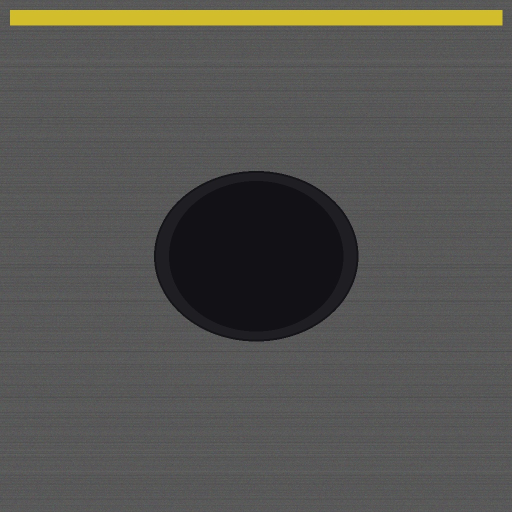
#> input picture sample_images/2_ai_generated_pothole.jpg, 1024 x 1024 px (shown at 1/2 size)
$ python -i preprocessing.py   (imports and definitions only)
#> lines starting #> are read from the running program, lines starting #| are printed output that depends on the picture
#> further down, picture is the input picture: shape (1024, 1024, 3); mean B, G, R 79.9, 83.6, 84.3
import cv2
import numpy as np
from typing import Tuple, Optional

class RoadImagePreprocessor:
    """
    Standardizes citizen-captured road imagery before model inference.
    Handles contrast variations, road glare, and sensor noise.
    """
    def __init__(
        self,
        target_size: Tuple[int, int] = (640, 640),
        apply_clahe: bool = True,
        clahe_clip_limit: float = 2.0,
        clahe_grid_size: Tuple[int, int] = (8, 8),
        apply_bilateral: bool = True
    ):
        self.target_size = target_size
        self.apply_clahe = apply_clahe
        self.apply_bilateral = apply_bilateral
        self.clahe = cv2.createCLAHE(
            clipLimit=clahe_clip_limit,
            tileGridSize=clahe_grid_size
        ) if apply_clahe else None

    def enhance_contrast(self, image: np.ndarray) -> np.ndarray:
        """Applies CLAHE on the luminance channel to reveal texture in shadowed road areas."""
        if not self.apply_clahe or self.clahe is None:
            return image
        lab = cv2.cvtColor(image, cv2.COLOR_BGR2LAB)
#> lab: shape (1024, 1024, 3); mean of channels 0, 1, 2 89.9, 127.8, 129.8
        l, a, b = cv2.split(lab)
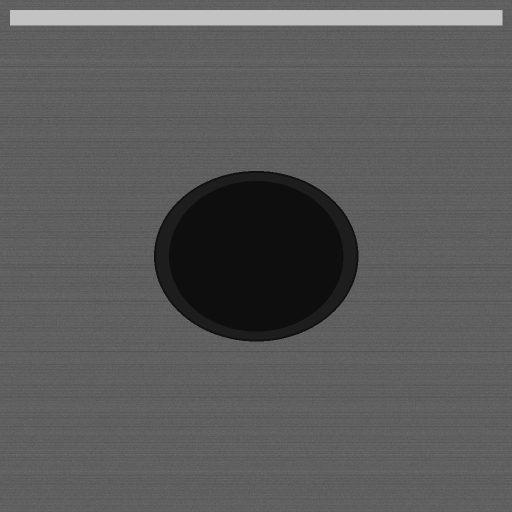
#> l: shape (1024, 1024) (shown at 1/2 size); min 9, max 201, mean 89.9
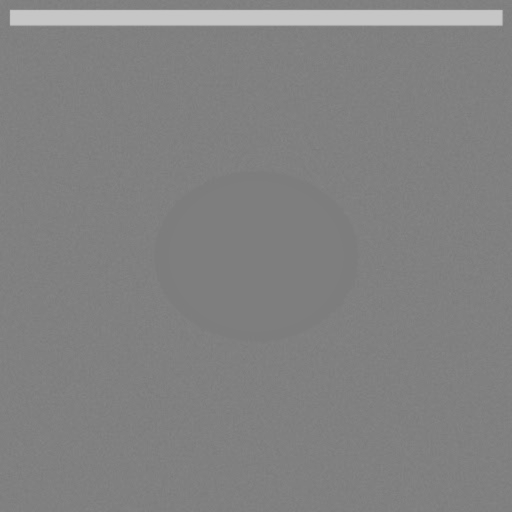
#> b: shape (1024, 1024) (shown at 1/2 size); min 120, max 200, mean 129.8
        l_enhanced = self.clahe.apply(l)
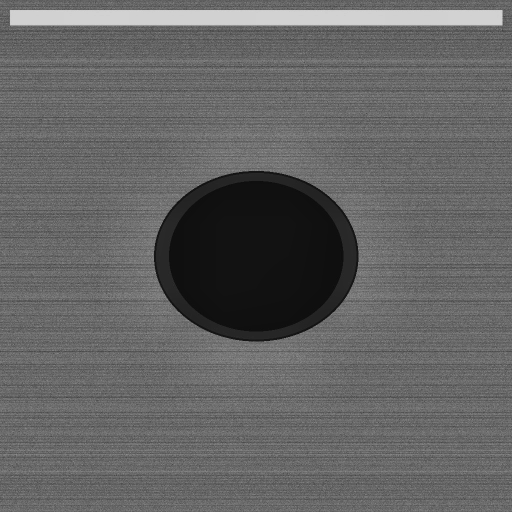
#> l_enhanced: shape (1024, 1024) (shown at 1/2 size); min 8, max 216, mean 99.7
        lab_enhanced = cv2.merge((l_enhanced, a, b))
#> lab_enhanced: shape (1024, 1024, 3); mean of channels 0, 1, 2 99.7, 127.8, 129.8
        return cv2.cvtColor(lab_enhanced, cv2.COLOR_LAB2BGR)
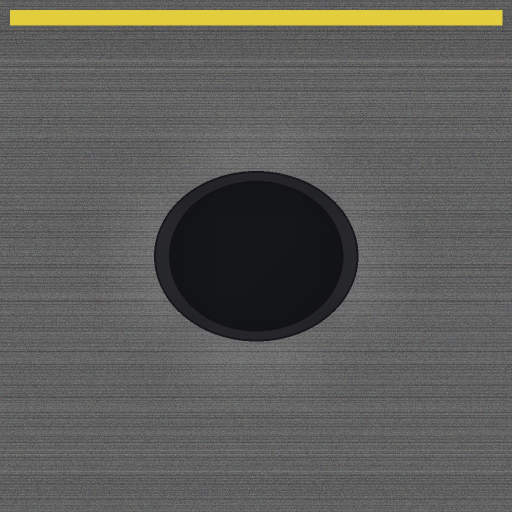
#> returned value: shape (1024, 1024, 3) (shown at 1/2 size); mean B, G, R 89.3, 93.2, 93.7

    def denoise_asphalt(self, image: np.ndarray) -> np.ndarray:
        """Smooths high-frequency asphalt noise while retaining sharp edge boundaries."""
        if not self.apply_bilateral:
            return image
        return cv2.bilateralFilter(image, d=9, sigmaColor=75, sigmaSpace=75)

    def letterbox(
        self,
        image: np.ndarray,
        new_shape: Tuple[int, int] = (640, 640),
        color: Tuple[int, int, int] = (114, 114, 114)
    ) -> Tuple[np.ndarray, float, Tuple[int, int]]:
        """
        Resizes and pads image to target size while preserving original aspect ratio.
        Returns padded image, scale ratio, and pad dimensions (dw, dh).
        """
#> called with new_shape = (640, 640), color = (114, 114, 114)
        shape = image.shape[:2] # current [height, width]
#> shape = (1024, 1024)
        if isinstance(new_shape, int):
            new_shape = (new_shape, new_shape)

        # Scale ratio (new / old)
        r = min(new_shape[0] / shape[0], new_shape[1] / shape[1])
#> r = 0.625

        # Compute padding
        new_unpad = (int(round(shape[1] * r)), int(round(shape[0] * r)))
#> new_unpad = (640, 640)
        dw, dh = new_shape[1] - new_unpad[0], new_shape[0] - new_unpad[1]
#> dw = 0; dh = 0
        dw /= 2 # divide padding into 2 sides
        dh /= 2

        if shape[::-1] != new_unpad:
            image = cv2.resize(image, new_unpad, interpolation=cv2.INTER_LINEAR)
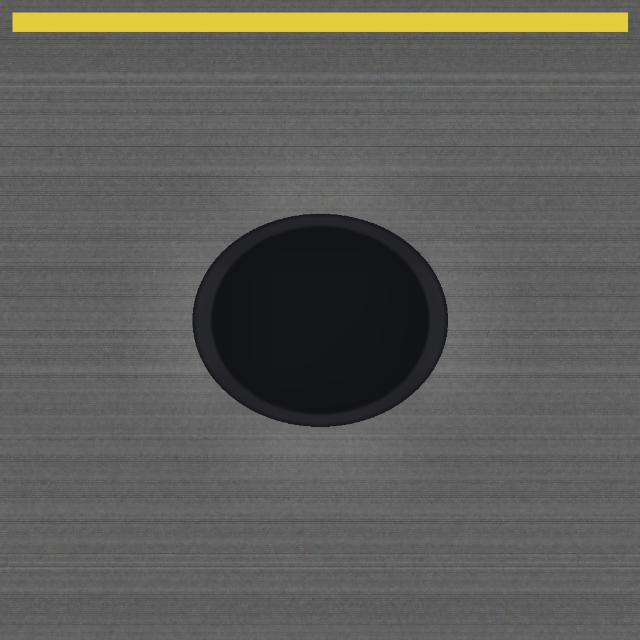
#> image: shape (640, 640, 3); mean of channels 0, 1, 2 89, 93, 93.4; drawn as B, G, R

        top, bottom = int(round(dh - 0.1)), int(round(dh + 0.1))
#> top = 0; bottom = 0
        left, right = int(round(dw - 0.1)), int(round(dw + 0.1))
#> left = 0; right = 0
        image = cv2.copyMakeBorder(
            image, top, bottom, left, right, cv2.BORDER_CONSTANT, value=color
        )
        return image, r, (dw, dh)

    def process(self, image: np.ndarray) -> Tuple[np.ndarray, np.ndarray, float, Tuple[int, int]]:
        """
        Full preprocessing pipeline.
        Returns:
            - preprocessed_display: contrast-enhanced BGR image
            - letterboxed: resized and padded tensor-ready image
            - ratio: scaling factor
            - padding: (dw, dh) padding offsets
        """
        enhanced = self.enhance_contrast(image)
        filtered = self.denoise_asphalt(enhanced)
        letterboxed, ratio, padding = self.letterbox(filtered, self.target_size)
#> ratio = 0.625; padding = (0, 0)
        return filtered, letterboxed, ratio, padding

>>> import cv2
>>> picture = cv2.imread('../sample_images/2_ai_generated_pothole.jpg')
>>> result = RoadImagePreprocessor().process(picture)

$ run again, on sample_images/3_spliced_tampered_pothole.jpg
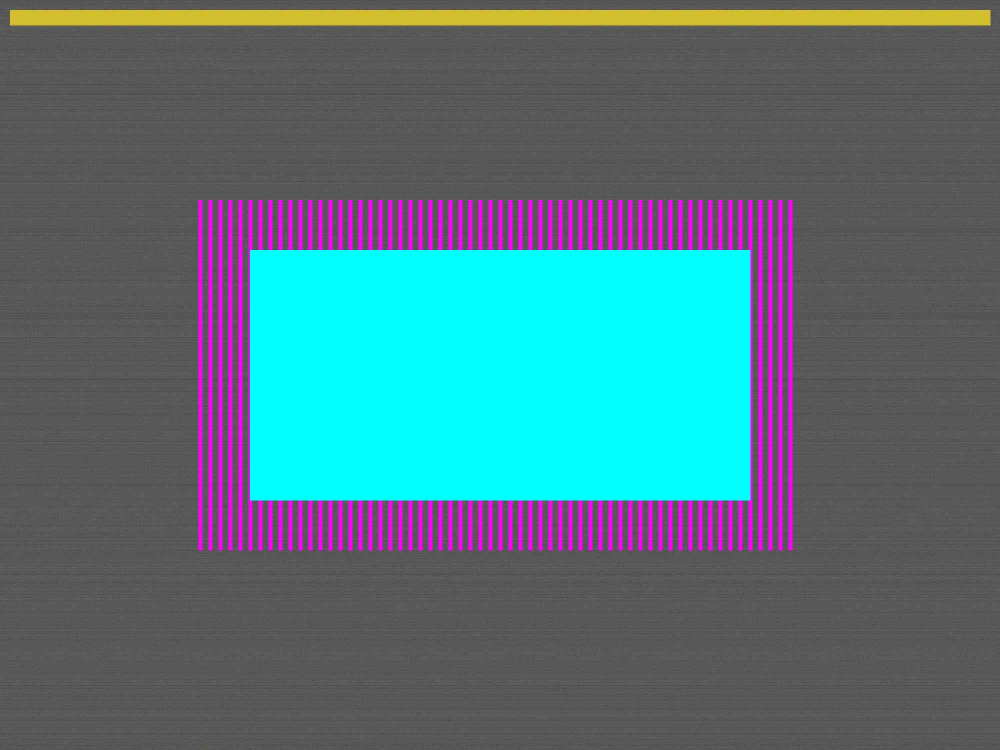
#> input picture sample_images/3_spliced_tampered_pothole.jpg, 2000 x 1500 px (shown at 1/2 size)
#> picture is the input picture: shape (1500, 2000, 3); mean B, G, R 122.3, 113.8, 83.1
#> lab: shape (1500, 2000, 3); mean of channels 0, 1, 2 122.4, 124.7, 124
#> in enhance_contrast, `l, a, b = cv2.split(lab)`:
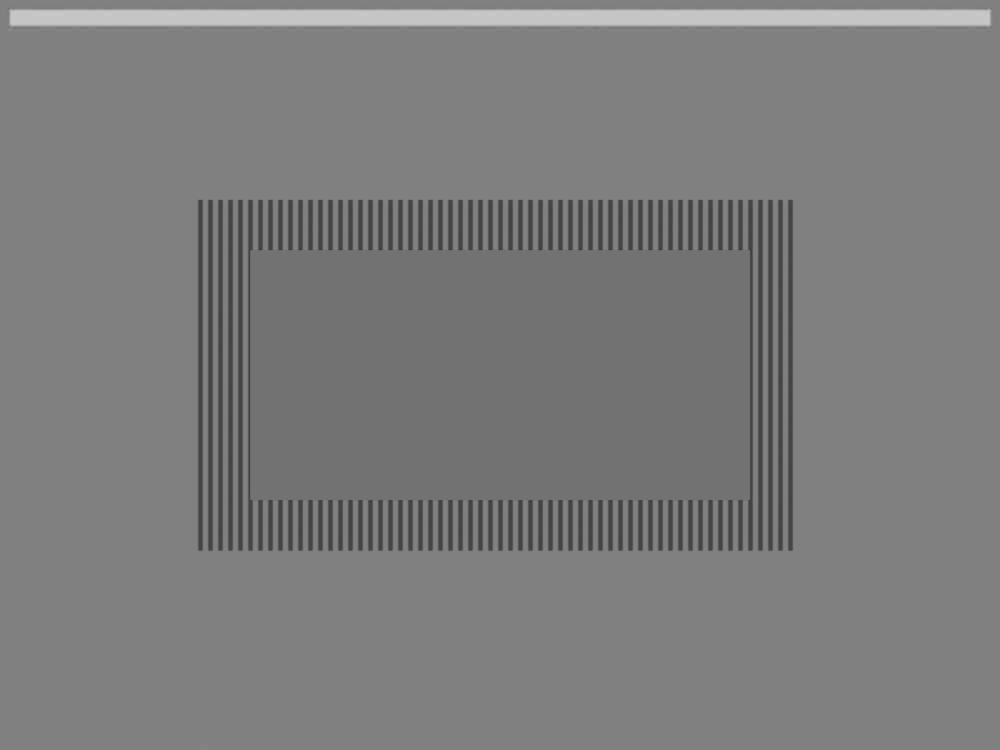
#> b: shape (1500, 2000) (shown at 1/2 size); min 55, max 203, mean 124
#> lab_enhanced: shape (1500, 2000, 3); mean of channels 0, 1, 2 129.3, 124.7, 124
#> in letterbox, `image = cv2.copyMakeBorder( image, top, bottom, left, right, cv2.BORDE..`:
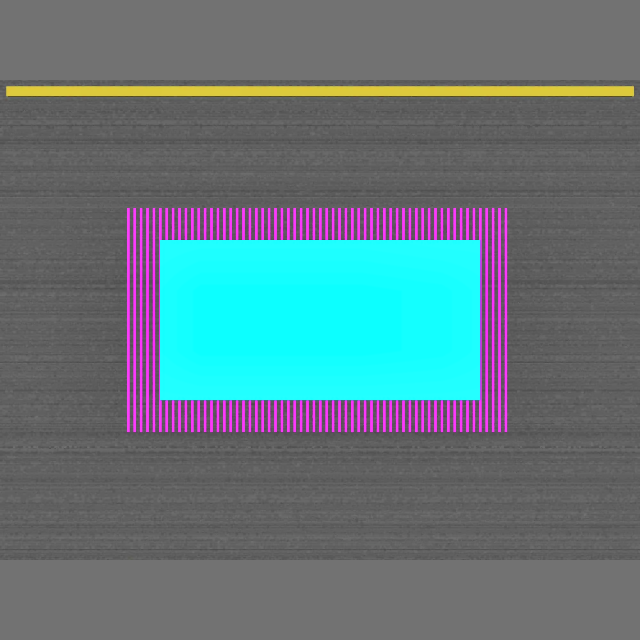
#> image: shape (640, 640, 3); mean of channels 0, 1, 2 124.8, 119.7, 98.1; drawn as B, G, R
#> ratio = 0.32; padding = (0, 80)
